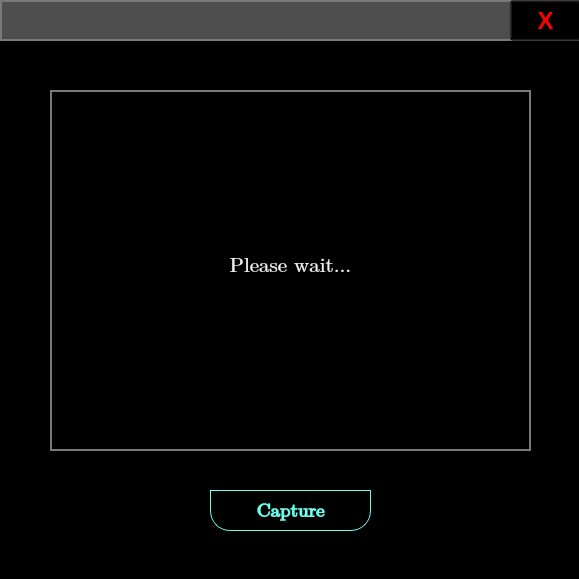
<?xml version="1.0" encoding="UTF-8"?>
<ui version="4.0">
 <class>Camera</class>
 <widget class="QDialog" name="Camera">
  <property name="geometry">
   <rect>
    <x>0</x>
    <y>0</y>
    <width>579</width>
    <height>579</height>
   </rect>
  </property>
  <property name="windowTitle">
   <string>Dialog</string>
  </property>
  <property name="styleSheet">
   <string notr="true">background-color:rgb(0, 0, 0);</string>
  </property>
  <widget class="QLabel" name="label">
   <property name="geometry">
    <rect>
     <x>50</x>
     <y>90</y>
     <width>481</width>
     <height>361</height>
    </rect>
   </property>
   <property name="styleSheet">
    <string notr="true">border:2px solid rgb(121, 121, 121);</string>
   </property>
   <property name="text">
    <string/>
   </property>
  </widget>
  <widget class="QLabel" name="label_2">
   <property name="geometry">
    <rect>
     <x>210</x>
     <y>240</y>
     <width>161</width>
     <height>51</height>
    </rect>
   </property>
   <property name="font">
    <font>
     <family>Cambria Math</family>
     <pointsize>16</pointsize>
    </font>
   </property>
   <property name="styleSheet">
    <string notr="true">border:none;
color:rgb(240, 240, 240);</string>
   </property>
   <property name="text">
    <string>Please wait...</string>
   </property>
   <property name="alignment">
    <set>Qt::AlignCenter</set>
   </property>
  </widget>
  <widget class="QPushButton" name="pushButton_2">
   <property name="geometry">
    <rect>
     <x>210</x>
     <y>490</y>
     <width>161</width>
     <height>41</height>
    </rect>
   </property>
   <property name="font">
    <font>
     <family>Cambria Math</family>
     <pointsize>14</pointsize>
     <weight>75</weight>
     <bold>true</bold>
    </font>
   </property>
   <property name="styleSheet">
    <string notr="true">QPushButton{
	color: rgb(108, 255, 238);
	border:1px solid rgb(108,255,238);
	border-bottom-left-radius:20px;
	border-bottom-right-radius:20px;
}
QPushButton:hover{
	background-color:rgb(108,255,238);
	color:rgb(0,0,0);
}</string>
   </property>
   <property name="text">
    <string>Capture</string>
   </property>
  </widget>
  <widget class="QPushButton" name="pushButton">
   <property name="geometry">
    <rect>
     <x>510</x>
     <y>0</y>
     <width>71</width>
     <height>41</height>
    </rect>
   </property>
   <property name="font">
    <font>
     <pointsize>18</pointsize>
     <weight>75</weight>
     <bold>true</bold>
    </font>
   </property>
   <property name="styleSheet">
    <string notr="true">QPushButton{
	background-color:rgba(0,0,0,0);
	color: rgb(255, 0, 0);
}
QPushButton:hover{
	background-color: rgb(255, 0, 0);
	color:rgb(255,255,255)
}</string>
   </property>
   <property name="text">
    <string>X</string>
   </property>
  </widget>
  <widget class="QLabel" name="label_3">
   <property name="geometry">
    <rect>
     <x>0</x>
     <y>0</y>
     <width>581</width>
     <height>41</height>
    </rect>
   </property>
   <property name="styleSheet">
    <string notr="true">background-color: rgb(77, 77, 77);
border:2px solid rgb(121, 121, 121);
</string>
   </property>
   <property name="text">
    <string/>
   </property>
  </widget>
  <zorder>label_3</zorder>
  <zorder>label</zorder>
  <zorder>label_2</zorder>
  <zorder>pushButton_2</zorder>
  <zorder>pushButton</zorder>
 </widget>
 <resources/>
 <connections/>
</ui>
